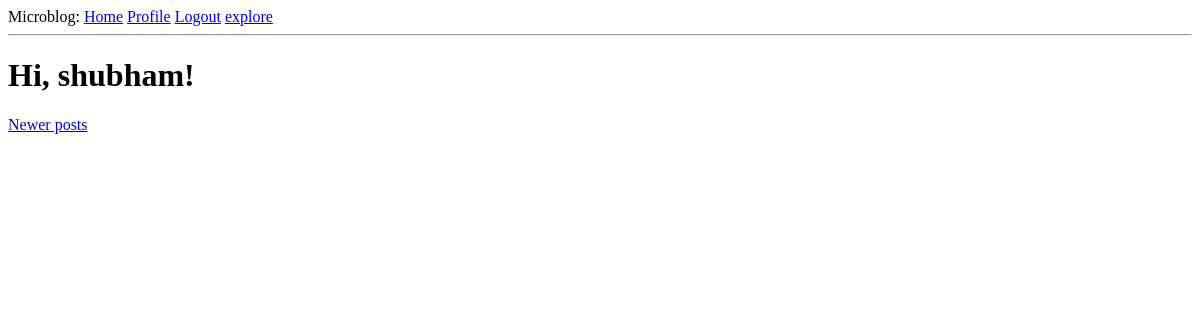
The app's page /explore?page=2 (signed in), older data.
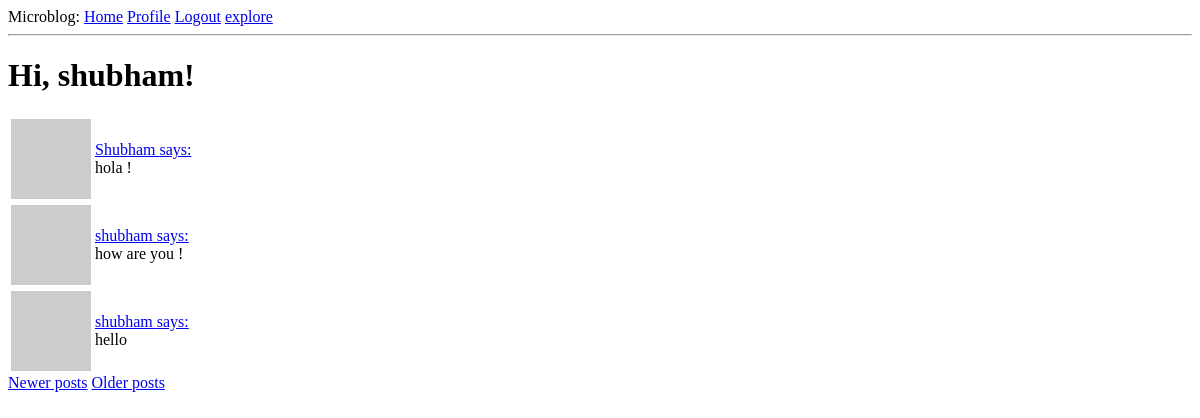
The same page, newer data.
### app/models.py (models this page shows, shortened)
class Post(db.Model):
    id=db.Column(db.Integer, primary_key=True)
    body=db.Column(db.String(140))
    timestamp=db.Column(db.DateTime, index=True, default=datetime.utcnow)
    user_id = db.Column(db.Integer, db.ForeignKey('user.id'))

class User(UserMixin, db.Model):
    id=db.Column(db.Integer, primary_key=True)
    username=db.Column(db.String(64), index=True, unique=True)
    email=db.Column(db.String(120), index=True, unique=True)
    password_hash=db.Column(db.String(128))
    posts=db.relationship('Post', backref='author', lazy='dynamic')
    about_me=db.Column(db.String(140))
    last_seen=db.Column(db.DateTime,default=datetime.utcnow)
    followed=db.relationship(
        'User',secondary=followers,
        primaryjoin=(followers.c.follower_id == id),
        secondaryjoin=(followers.c.followed_id == id),
        backref=db.backref('followers',lazy='dynamic'),lazy='dynamic')
    def avatar(self,size):
        digest = md5(self.email.lower().encode('utf-8')).hexdigest()
        return 'https://www.gravatar.com/avatar/{}?d=identicon&s={}'.format(digest,size)

### app/routes.py (the view)
@app.route('/explore')
@login_required
def explore():
    page = request.args.get('page', 1, type=int)
    posts=Post.query.order_by(Post.timestamp.desc()).paginate(page,app.config['POSTS_PER_PAGE'],False)
    next_url = url_for('explore', page=posts.next_num) \
        if posts.has_next else None
    prev_url = url_for('explore', page=posts.prev_num) \
        if posts.has_prev else None
    return render_template("index.html", title='Explore', posts=posts.items,
                          next_url=next_url, prev_url=prev_url)

### app/models.py (called while the page is built)
@login.user_loader
def load_user(id):
    return User.query.get(int(id))

### app/routes.py (called while the page is built)
@app.before_request
def before_request():
    if current_user.is_authenticated:
        current_user.last_seen = datetime.utcnow()
        db.session.commit()

### app/templates/index.html (shortened to what this page needs)
{% extends "base.html" %}
{% block content %}
    <h1>Hi, {{ current_user.username }}!</h1>
    {% for post in posts %}
        {% include '_post.html' %}
    {% endfor %}
    {% if prev_url %}
    <a href="{{ prev_url }}">Newer posts</a>
    {% endif %}
    {% if next_url %}
    <a href="{{ next_url }}">Older posts</a>
    {% endif %}
{% endblock %}

### app/templates/_post.html
<table>
    <tr value="top">
        <td><img src="{{ post.author.avatar(36) }}"></td>
        <td>
            <a href={{ url_for('user' ,username=post.author.username) }}>
                {{ post.author.username }} says:
            </a>
            <br>
            {{ post.body }}
        </td>
    </tr>
</table>

Row changes from the older to the newer data that the page shows:
added Post: author.username "Shubham", body "hola !"
added Post: author.username "shubham", body "how are you !"
added Post: author.username "shubham", body "hello"
Text that changed along with them:
text now shown: "Older posts"
